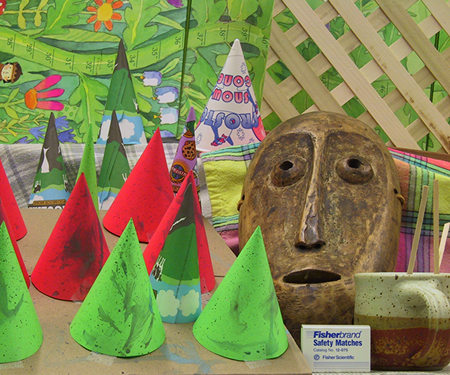
%> input picture Error Concealment/imL_cones.png, 450 x 375 px
$ octave EC_main.m   (GNU Octave 9; MATLAB toolbox functions it lacks are replaced by stand-ins)
%> lines starting %> are read from the running program, lines starting %| are printed output that depends on the picture; in (x1, y1, x2, y2) boxes, pixels count from 0 and x2, y2 are one past the last pixel; in counts of white or black regions, pixels touching at a corner belong together; the program's own positions count from 1
### Error Concealment/image_loss.m
function  f = image_loss(image,step)
%f=imread(image);
%f=rgb2gray(f);
f=image;

% figure,imshow(f);
% title('原始图像');

[h,w]=size(f);

 s=step  % block size16*16的洞
for i=3*s+1:3*s:h-2*s
    for j=3*s+1:3*s:w-2*s     %黑洞位置
        f(i:i+s-1,j:j+s-1)=zeros(s,s);%赋值黑洞
    end
end
%image= uint8(image)  ;
figure,imshow(f);  %显示丢失内容之后的图象，丢失率为50％
title('丢失内容之后的图像');

### Error Concealment/psnr.m
function[ps]=psnr(i0,i1)
%i0为真实原始图像，i1为重建图像
% [M,N]=size(g);
%  M  代表图像的高，     即图像矩阵所有的行数－328
%  N  代表图像的长（宽），即图像矩阵所有的列数－438

[imgrownumber, imgcolnumber]=size(i0); %求图像大小
b0=double(i0);
b1=double(i1);
sum=0.0;
a=255;
for i=1:imgrownumber
    for j=1:imgcolnumber
        sum=sum+(b0(i,j)-b1(i,j))^2;%两幅图像对应位置相减求平方再累加
    end
end
p=(imgrownumber*imgcolnumber*(a^2))/sum;
ps=10*log10(p);

### Error Concealment/EC_main.m
%%%%%%%%%%%%%%%%%%%%%%%%%%%%%%%%%%%%%%%%%%%%%%%%%%%%%%%%%%%%%%%%%%%%%%%%%%%%%%%%%%
% 本算法实现的图像的误码掩盖；
% mbsize   表示blocksize的大小
%%%%%%%%%%%%%%%%%%%%%%%%%%%%%%%%%%%%%%%%%%%%%%%%%%%%%%%%%%%%%%%%%%%%%%%%%%%%%%%%%%%

%%%%%%%%%%%%%%%%%%%%%%%%%%%%%%%%%%%%%%%%%%%%%%%%%%%%%%%%%%%%%%%%%%%%%%%%%%%%%%%%
%fid=fopen('Data_.txt','w');
%%%%%%%%%%%%%%%%%%%%%%%%%%%%%%%%%%%%%%%%%%%%%%%%%%%%%%%%%%%%%%%%%%%%%%%%%%%%%%%%

%%%%%%%%%%%%%%%%%%%%%%%%%%%%%%%%%%%%%%%%%%%%%%%%%%%%%%%%%%%%%%%%%%%%%%%%%%%%%%%%
f_ori=imread('imL_cones.png');f_ori=rgb2gray(f_ori); %把彩色的变为黑白的
%> further down, f_ori is the input picture: size 375x450x3 uint8; mean R, G, B 132.6, 130.2, 82.3
%> after `f_ori=rgb2gray(f_ori)`:
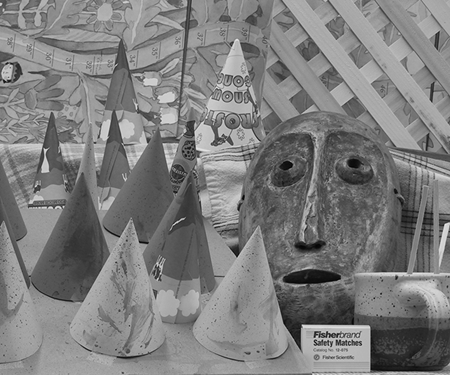
%> f_ori: size 375x450 uint8; min 0, max 235, mean 125.5
f_ori=uint8(f_ori);
figure,imshow(f_ori);title('原始图像');
g_ori=imread('imR_cones.png');g_ori=rgb2gray(g_ori);
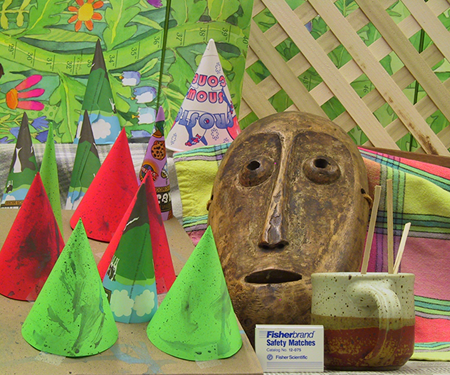
%> input picture Error Concealment/imR_cones.png, 450 x 375 px
%> further down, g_ori is the input picture: size 375x450x3 uint8; mean R, G, B 137.4, 133.3, 83.6
%> after `g_ori=rgb2gray(g_ori)`:
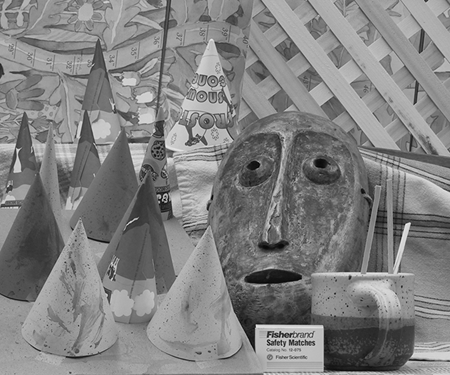
%> g_ori: size 375x450 uint8; min 0, max 244, mean 128.9

mbsize = 16;
f_loss = image_loss(f_ori,mbsize);       %产生丢失的图像；
%> after the loop in image_loss, `for i=3*s+1:3*s:h-2*s`:
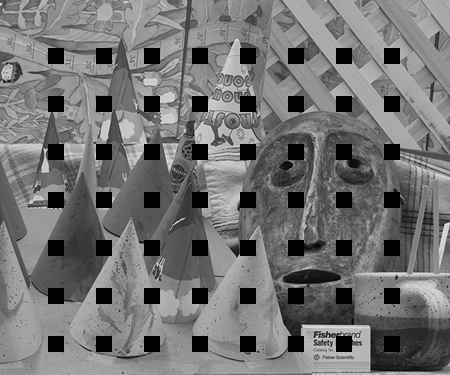
%> f: size 375x450 uint8; 8.5% of pixels changed, all inside (x1, y1, x2, y2) = (48, 48, 400, 352)

%%%%%%%%%%%%%%%%%%%%%%%%%%%%%%%%%%%%%%%%%%%%%%%%%%%%%%%%%%%%%%%%%%%%%%%%%%%%
%   假设图像大小为SATURN.bmp（438×328）
%   M  代表图像的高，     即图像矩阵所有的行数－328
%   N  代表图像的长（宽），即图像矩阵所有的列数－438
%%%%%%%%%%%%%%%%%%%%%%%%%%%%%%%%%%%%%%%%%%%%%%%%%%%%%%%%%%%%%%%%%%%%%%%%%%%%
[M,N]=size(g_ori);
%> M = 375; N = 450

g=double(g_ori); f=double(f_loss);     %double将整数转换为双精度浮点数
EBx=0; EBy=0; rx=0;ry=0;
temp=zeros(80,80);
subimage=zeros(48,48);


%%%%%%%%%%%%%%%%%%%%%%%%%%%%%%%%%%%%%%%%%%%%%%%%%%%%%%%%%%%%%%%%%%%%%%%%%%%%%%%%%%%%%%%%%%%%%%%
% 全部采用双线性内插
bif=double(f);
for i=1:mbsize:(M-mbsize+1)
    for j=1:mbsize:(N-mbsize+1)
     %首先进行的是误码块的检测；
     if bif(i:i+mbsize-1,j:j+mbsize-1)==0
         EBx=i;EBy=j;                   %找出图象中丢失块的左上角的坐标
         Out=BI(bif,EBx,EBy,mbsize);      %双线性插值
         bif(i:i+mbsize-1,j:j+mbsize-1)=Out;
     end
    end
end
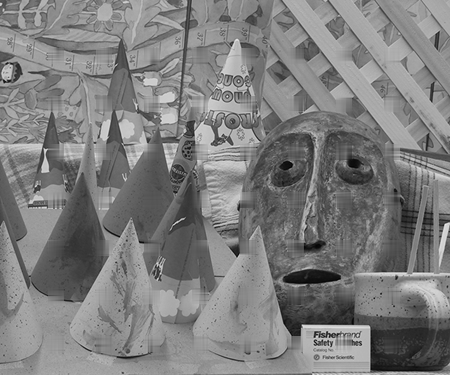
%> bif: size 375x450 double; min 0, max 235, mean 125.7
%> after the loop, EBx = 337; EBy = 385
bif=uint8(bif);
%> bif: size 375x450 uint8

bipsnr=psnr(f_ori,bif);                  %计算整帧的psnr
%> after the loop in psnr, `for i=1:imgrownumber`: sum = 7542862
%> in psnr, `p=(imgrownumber*imgcolnumber*(a^2))/sum;`: p = 1454.7
%> in psnr, `ps=10*log10(p);`: ps = 31.63
%> bipsnr = 31.63

figure,imshow(bif);title(strcat('双线性掩盖效果图  PSNR=',num2str(bipsnr)));
%%%%%%%%%%%%%%%%%%%%%%%%%%%%%%%%%%%%%%%%%%%%%%%%%%%%%%%%%%%%%%%%%%%%%%%%%%%%%%%%%%%%%%%%%%%%%%%

 %%%%%%%%%%%%%%%%%%%%%%%%%%%%%%%%%%%%%%%%%%%%%%%%%%%%%%%%%%%%%%%%%%%%%%%%%%%%%%%%%%%%%%%%%%%%%%%%%%%
 %全部采用直接空间替代
 BIF=double(f);
for i=1:mbsize:(M-mbsize+1)
   for j=1:mbsize:(N-mbsize+1)
     %首先进行的是误码块的检测；
    if BIF(i:i+mbsize-1,j:j+mbsize-1)==0
       EBx=i;EBy=j;                     %找出图象中丢失块的左上角的坐标
        BIF(i:i+mbsize-1,j:j+mbsize-1)=g_ori(i:i+mbsize-1,j:j+mbsize-1);
     end
   end
end
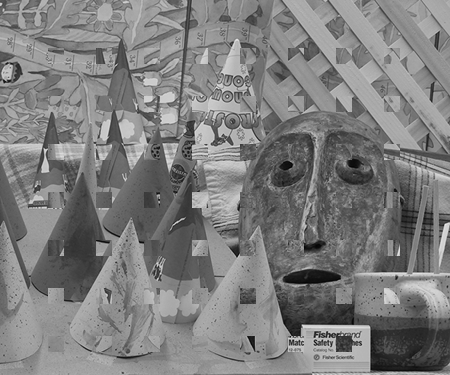
%> BIF: size 375x450 double; min 0, max 237, mean 125.9
BIF=uint8(BIF);
%> BIF: size 375x450 uint8
bipsnr=psnr(f_ori,BIF);                 %计算整帧的psnr
%> bipsnr = 25.28

figure,imshow(BIF);title(strcat('直接空间替代效果图  PSNR=',num2str(bipsnr)));
%%%%%%%%%%%%%%%%%%%%%%%%%%%%%%%%%%%%%%%%%%%%%%%%%%%%%%%%%%%%%%%%%%%%%%%%%%%%%%%%%%%%%%%%%%%%%%%%

fclose(fid);
%%%%%%%%%%%%%%%%%%%%%%%%%%%%%%%%%%%%%%%%%%%%%%%%%%%%%%%%%%%%%%%%%%%%%%%%%%%%%%%%%%%%%%%%%%%%%%%%%%%
